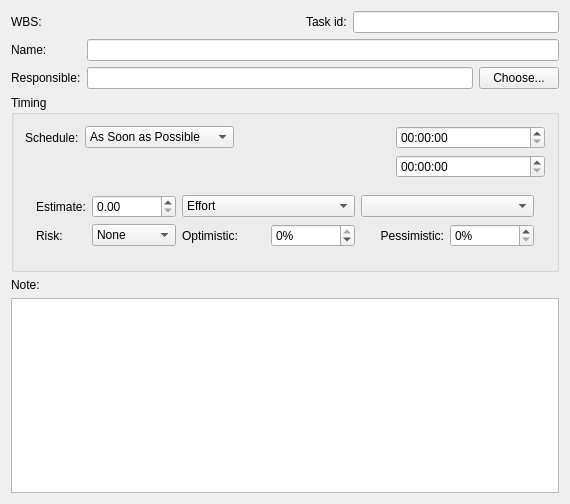
<ui version="4.0" >
 <author>Dag Andersen &lt;danders@get2net.dk></author>
 <class>KPlato::TaskGeneralPanelBase</class>
 <widget class="QWidget" name="KPlato::TaskGeneralPanelBase" >
  <property name="geometry" >
   <rect>
    <x>0</x>
    <y>0</y>
    <width>570</width>
    <height>504</height>
   </rect>
  </property>
  <property name="windowTitle" >
   <string>TaskGeneralPanelBase</string>
  </property>
  <layout class="QVBoxLayout" name="verticalLayout" >
   <item>
    <layout class="QHBoxLayout" >
     <property name="spacing" >
      <number>6</number>
     </property>
     <property name="margin" >
      <number>0</number>
     </property>
     <item>
      <layout class="QVBoxLayout" >
       <property name="spacing" >
        <number>6</number>
       </property>
       <property name="margin" >
        <number>0</number>
       </property>
       <item>
        <widget class="QLabel" name="wbslabel" >
         <property name="toolTip" >
          <string>Work Breakdown Structure</string>
         </property>
         <property name="whatsThis" >
          <string>The Work Breakdown Structure introduces numbering for all tasks in the project, according to the task structure.

The WBS code is auto-generated; simply choose Generate WBS Code from the Tools menu to generate the WBS code for the project.</string>
         </property>
         <property name="text" >
          <string>WBS:</string>
         </property>
         <property name="wordWrap" >
          <bool>false</bool>
         </property>
        </widget>
       </item>
       <item>
        <widget class="QLabel" name="namelabel" >
         <property name="whatsThis" >
          <string>The name of the Task.</string>
         </property>
         <property name="text" >
          <string>Name:</string>
         </property>
         <property name="wordWrap" >
          <bool>false</bool>
         </property>
         <property name="buddy" >
          <cstring>namefield</cstring>
         </property>
        </widget>
       </item>
       <item>
        <widget class="QLabel" name="leaderlabel" >
         <property name="whatsThis" >
          <string>The person responsible for this task.

This is not limited to persons available in a resource group but can be anyone. You can even directly access your address book with the Choose button.</string>
         </property>
         <property name="text" >
          <string>Responsible:</string>
         </property>
         <property name="wordWrap" >
          <bool>false</bool>
         </property>
         <property name="buddy" >
          <cstring>leaderfield</cstring>
         </property>
        </widget>
       </item>
      </layout>
     </item>
     <item>
      <layout class="QVBoxLayout" >
       <property name="spacing" >
        <number>6</number>
       </property>
       <property name="margin" >
        <number>0</number>
       </property>
       <item>
        <layout class="QHBoxLayout" >
         <property name="spacing" >
          <number>6</number>
         </property>
         <property name="margin" >
          <number>0</number>
         </property>
         <item>
          <widget class="QLabel" name="wbsfield" >
           <property name="text" >
            <string/>
           </property>
           <property name="wordWrap" >
            <bool>false</bool>
           </property>
          </widget>
         </item>
         <item>
          <spacer>
           <property name="orientation" >
            <enum>Qt::Horizontal</enum>
           </property>
           <property name="sizeType" >
            <enum>QSizePolicy::Expanding</enum>
           </property>
           <property name="sizeHint" stdset="0" >
            <size>
             <width>40</width>
             <height>20</height>
            </size>
           </property>
          </spacer>
         </item>
         <item>
          <widget class="QLabel" name="idlabel" >
           <property name="whatsThis" >
            <string>This is the unique identifier for this task.</string>
           </property>
           <property name="text" >
            <string>Task id:</string>
           </property>
           <property name="wordWrap" >
            <bool>false</bool>
           </property>
           <property name="buddy" >
            <cstring>idfield</cstring>
           </property>
          </widget>
         </item>
         <item>
          <widget class="KLineEdit" name="idfield" />
         </item>
        </layout>
       </item>
       <item>
        <widget class="KLineEdit" name="namefield" >
         <property name="whatsThis" >
          <string>The name of the Task.</string>
         </property>
        </widget>
       </item>
       <item>
        <layout class="QHBoxLayout" >
         <property name="spacing" >
          <number>6</number>
         </property>
         <property name="margin" >
          <number>0</number>
         </property>
         <item>
          <widget class="KLineEdit" name="leaderfield" >
           <property name="whatsThis" >
            <string>The person responsible for this task.

This is not limited to persons available in a resource group but can be anyone. You can even directly access your address book with the Choose button.</string>
           </property>
          </widget>
         </item>
         <item>
          <widget class="QPushButton" name="chooseLeader" >
           <property name="toolTip" >
            <string>Insert a person from your address book</string>
           </property>
           <property name="whatsThis" >
            <string>Insert a person from your address book.</string>
           </property>
           <property name="text" >
            <string>Choose...</string>
           </property>
           <property name="shortcut" >
            <string/>
           </property>
          </widget>
         </item>
        </layout>
       </item>
      </layout>
     </item>
    </layout>
   </item>
   <item>
    <widget class="QGroupBox" name="groupBox" >
     <property name="whatsThis" >
      <string>Scheduling Configuration. These settings affect the actual scheduling of the task.

The estimation can be either effort based or duration based. If it is effort based, the final duration will depend on the resources assigned to the task. For duration based estimation, the assigned resources don't affect the fixed duration of the task, but only the costs.</string>
     </property>
     <property name="title" >
      <string>Timing</string>
     </property>
     <layout class="QGridLayout" >
      <item row="0" column="0" >
       <widget class="QFrame" name="frame" >
        <property name="frameShape" >
         <enum>QFrame::NoFrame</enum>
        </property>
        <property name="frameShadow" >
         <enum>QFrame::Raised</enum>
        </property>
        <layout class="QGridLayout" >
         <property name="margin" >
          <number>0</number>
         </property>
         <property name="spacing" >
          <number>6</number>
         </property>
         <item row="0" column="0" >
          <widget class="QLabel" name="textLabel3" >
           <property name="sizePolicy" >
            <sizepolicy vsizetype="Preferred" hsizetype="Fixed" >
             <horstretch>0</horstretch>
             <verstretch>0</verstretch>
            </sizepolicy>
           </property>
           <property name="text" >
            <string>Schedule:</string>
           </property>
           <property name="wordWrap" >
            <bool>false</bool>
           </property>
           <property name="buddy" >
            <cstring>scheduleType</cstring>
           </property>
          </widget>
         </item>
         <item row="0" column="1" >
          <widget class="KComboBox" name="scheduleType" >
           <property name="sizePolicy" >
            <sizepolicy vsizetype="Fixed" hsizetype="Preferred" >
             <horstretch>0</horstretch>
             <verstretch>0</verstretch>
            </sizepolicy>
           </property>
           <item>
            <property name="text" >
             <string>As Soon as Possible</string>
            </property>
           </item>
           <item>
            <property name="text" >
             <string>As Late as Possible</string>
            </property>
           </item>
           <item>
            <property name="text" >
             <string>Must Start On</string>
            </property>
           </item>
           <item>
            <property name="text" >
             <string>Must Finish On</string>
            </property>
           </item>
           <item>
            <property name="text" >
             <string>Start Not Earlier Than</string>
            </property>
           </item>
           <item>
            <property name="text" >
             <string>Finish Not Later Than</string>
            </property>
           </item>
           <item>
            <property name="text" >
             <string>Fixed Interval</string>
            </property>
           </item>
          </widget>
         </item>
         <item row="0" column="2" >
          <widget class="KDateWidget" name="scheduleStartDate" >
           <property name="sizePolicy" >
            <sizepolicy vsizetype="Fixed" hsizetype="Preferred" >
             <horstretch>0</horstretch>
             <verstretch>0</verstretch>
            </sizepolicy>
           </property>
           <property name="focusPolicy" >
            <enum>Qt::WheelFocus</enum>
           </property>
          </widget>
         </item>
         <item row="0" column="3" >
          <widget class="QTimeEdit" name="scheduleStartTime" />
         </item>
         <item row="1" column="2" >
          <widget class="KDateWidget" name="scheduleEndDate" >
           <property name="sizePolicy" >
            <sizepolicy vsizetype="Fixed" hsizetype="Preferred" >
             <horstretch>0</horstretch>
             <verstretch>0</verstretch>
            </sizepolicy>
           </property>
           <property name="focusPolicy" >
            <enum>Qt::WheelFocus</enum>
           </property>
          </widget>
         </item>
         <item row="1" column="3" >
          <widget class="QTimeEdit" name="scheduleEndTime" />
         </item>
        </layout>
       </widget>
      </item>
      <item row="1" column="0" >
       <widget class="QFrame" name="frame_2" >
        <property name="frameShape" >
         <enum>QFrame::NoFrame</enum>
        </property>
        <property name="frameShadow" >
         <enum>QFrame::Raised</enum>
        </property>
        <layout class="QGridLayout" name="gridLayout" >
         <item row="0" column="0" >
          <widget class="QLabel" name="textLabel3_2" >
           <property name="sizePolicy" >
            <sizepolicy vsizetype="Preferred" hsizetype="Fixed" >
             <horstretch>0</horstretch>
             <verstretch>0</verstretch>
            </sizepolicy>
           </property>
           <property name="text" >
            <string>Estimate:</string>
           </property>
           <property name="wordWrap" >
            <bool>false</bool>
           </property>
          </widget>
         </item>
         <item row="0" column="1" >
          <widget class="DurationSpinBox" name="estimate" />
         </item>
         <item row="0" column="2" colspan="2" >
          <widget class="KComboBox" name="estimateType" >
           <property name="sizePolicy" >
            <sizepolicy vsizetype="Fixed" hsizetype="Preferred" >
             <horstretch>0</horstretch>
             <verstretch>0</verstretch>
            </sizepolicy>
           </property>
           <property name="editable" >
            <bool>false</bool>
           </property>
           <item>
            <property name="text" >
             <string>Effort</string>
            </property>
           </item>
           <item>
            <property name="text" >
             <string>Duration</string>
            </property>
           </item>
           <item>
            <property name="text" >
             <string>Length</string>
            </property>
           </item>
          </widget>
         </item>
         <item row="0" column="4" colspan="2" >
          <widget class="KComboBox" name="calendarCombo" />
         </item>
         <item row="1" column="0" >
          <widget class="QLabel" name="textLabel3_2_3" >
           <property name="sizePolicy" >
            <sizepolicy vsizetype="Preferred" hsizetype="Fixed" >
             <horstretch>0</horstretch>
             <verstretch>0</verstretch>
            </sizepolicy>
           </property>
           <property name="toolTip" >
            <string>Risk controles the PERT distribution used when calculating the actual estimate for this task.</string>
           </property>
           <property name="whatsThis" >
            <string>&lt;p>Risk controles the PERT distribution used when calculating the actual estimate for the task.
&lt;b>None&lt;/b> means the Expected estimate is used as is.
&lt;b>Low risk&lt;/b> means that a normal distribution is used.
&lt;b>High risk&lt;/b> means that the estimate will be slightly pessimistic compared to Low risk.&lt;/p></string>
           </property>
           <property name="text" >
            <string>Risk:</string>
           </property>
           <property name="wordWrap" >
            <bool>false</bool>
           </property>
           <property name="buddy" >
            <cstring>risk</cstring>
           </property>
          </widget>
         </item>
         <item row="1" column="1" >
          <widget class="KComboBox" name="risk" >
           <property name="sizePolicy" >
            <sizepolicy vsizetype="Fixed" hsizetype="Preferred" >
             <horstretch>0</horstretch>
             <verstretch>0</verstretch>
            </sizepolicy>
           </property>
           <property name="toolTip" >
            <string>Risk controles the PERT distribution used when calculating the actual estimate for this task.</string>
           </property>
           <property name="whatsThis" >
            <string>&lt;p>Risk controles the PERT distribution used when calculating the actual estimate for the task.
&lt;b>None&lt;/b> means the Expected estimate is used as is.
&lt;b>Low risk&lt;/b> means that a normal distribution is used.
&lt;b>High risk&lt;/b> means that the estimate will be slightly pessimistic compared to Low risk.&lt;/p></string>
           </property>
           <property name="editable" >
            <bool>false</bool>
           </property>
           <item>
            <property name="text" >
             <string>None</string>
            </property>
           </item>
           <item>
            <property name="text" >
             <string>Low</string>
            </property>
           </item>
           <item>
            <property name="text" >
             <string>High</string>
            </property>
           </item>
          </widget>
         </item>
         <item row="1" column="2" >
          <widget class="QLabel" name="textLabel1_2" >
           <property name="text" >
            <string>Optimistic:</string>
           </property>
           <property name="wordWrap" >
            <bool>false</bool>
           </property>
           <property name="buddy" >
            <cstring>optimisticValueoptimisticValue</cstring>
           </property>
          </widget>
         </item>
         <item row="1" column="3" >
          <widget class="QSpinBox" name="optimisticValue" >
           <property name="suffix" >
            <string>%</string>
           </property>
           <property name="minimum" >
            <number>-99</number>
           </property>
           <property name="maximum" >
            <number>0</number>
           </property>
          </widget>
         </item>
         <item row="1" column="4" >
          <widget class="QLabel" name="textLabel2_2" >
           <property name="text" >
            <string>Pessimistic:</string>
           </property>
           <property name="alignment" >
            <set>Qt::AlignRight|Qt::AlignTrailing|Qt::AlignVCenter</set>
           </property>
           <property name="wordWrap" >
            <bool>false</bool>
           </property>
           <property name="buddy" >
            <cstring>pessimisticValue</cstring>
           </property>
          </widget>
         </item>
         <item row="1" column="5" >
          <widget class="QSpinBox" name="pessimisticValue" >
           <property name="suffix" >
            <string>%</string>
           </property>
           <property name="maximum" >
            <number>999</number>
           </property>
          </widget>
         </item>
        </layout>
       </widget>
      </item>
     </layout>
    </widget>
   </item>
   <item>
    <widget class="QLabel" name="descriptionlabell6" >
     <property name="sizePolicy" >
      <sizepolicy vsizetype="Preferred" hsizetype="Fixed" >
       <horstretch>0</horstretch>
       <verstretch>0</verstretch>
      </sizepolicy>
     </property>
     <property name="text" >
      <string>Note:</string>
     </property>
     <property name="wordWrap" >
      <bool>false</bool>
     </property>
     <property name="buddy" >
      <cstring>descriptionfield</cstring>
     </property>
    </widget>
   </item>
   <item>
    <widget class="KTextEdit" name="descriptionfield" />
   </item>
  </layout>
 </widget>
 <layoutdefault spacing="6" margin="11" />
 <customwidgets>
  <customwidget>
   <class>KComboBox</class>
   <extends>QComboBox</extends>
   <header>kcombobox.h</header>
  </customwidget>
  <customwidget>
   <class>KDateWidget</class>
   <extends>QWidget</extends>
   <header>kdatewidget.h</header>
   <container>1</container>
  </customwidget>
  <customwidget>
   <class>KLineEdit</class>
   <extends>QLineEdit</extends>
   <header>klineedit.h</header>
   <container>1</container>
  </customwidget>
  <customwidget>
   <class>KTextEdit</class>
   <extends>QTextEdit</extends>
   <header>ktextedit.h</header>
   <container>1</container>
  </customwidget>
  <customwidget>
   <class>DurationSpinBox</class>
   <extends>QDoubleSpinBox</extends>
   <header>kptdurationspinbox.h</header>
  </customwidget>
 </customwidgets>
 <tabstops>
  <tabstop>namefield</tabstop>
  <tabstop>leaderfield</tabstop>
  <tabstop>chooseLeader</tabstop>
  <tabstop>scheduleType</tabstop>
  <tabstop>scheduleStartDate</tabstop>
  <tabstop>scheduleEndDate</tabstop>
  <tabstop>estimateType</tabstop>
  <tabstop>risk</tabstop>
  <tabstop>optimisticValue</tabstop>
  <tabstop>pessimisticValue</tabstop>
  <tabstop>descriptionfield</tabstop>
  <tabstop>idfield</tabstop>
  <tabstop>wbsfield</tabstop>
 </tabstops>
 <includes>
  <include location="local" >klineedit.h</include>
  <include location="local" >kcombobox.h</include>
  <include location="local" >kdatewidget.h</include>
  <include location="local" >ktextedit.h</include>
 </includes>
 <resources/>
 <connections/>
</ui>
